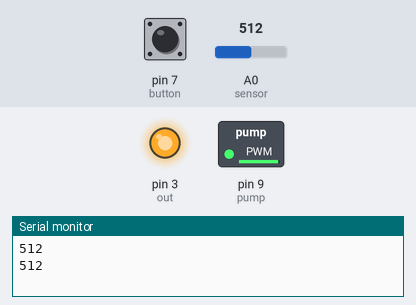
Recording of a sketch running on a simulated Arduino Uno, built with avr-gcc and run on an emulated ATmega328P. Parts: switched loads named in the sketch (green lamp = pin HIGH), output pins drawn as LEDs (lit = HIGH), the last lines printed to the serial monitor. The test bench sets the inputs (shaded band); at power-on: A0 (sensor) = 512, pin 7 (button) HIGH.

Above: at 1.8 s.
1.9 s: A0 (sensor) set to 205
5.2 s: A0 (sensor) set to 179
At 8.9 s:
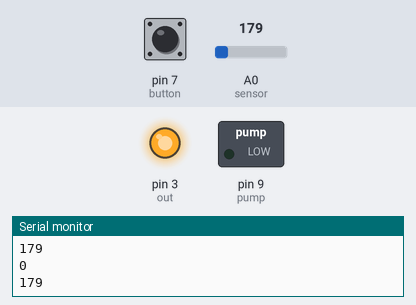
Timing chart, 0 to 10.4 s (numbered marks = the images above; inputs shaded):
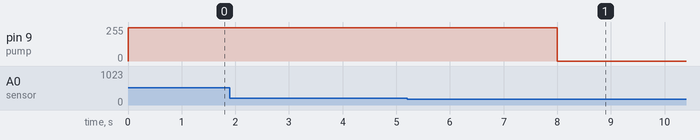

The sketch:

blood_pressure_lll.ino
```cpp
int pump = 9;
int sensor = A0;
int button = 7;
int out = 3;
int button_state;
int reading;
int diastol;
int systol;
float va;

void setup() {
  pinMode(pump, OUTPUT);
  pinMode(out, OUTPUT);
  pinMode(sensor, INPUT);
  pinMode(button, INPUT_PULLUP);
  Serial.begin(9600);

digitalWrite(out, HIGH);
}


void loop() {

analogWrite(pump,250);
reading = analogRead(sensor);
Serial.println(reading);

 //va = (reading * 500.0) / 1024.0;
//Serial.println(va);


delay(1000);
digitalWrite(out, HIGH);

if(reading <= 190){       //200

     delay(1000);
digitalWrite(pump, LOW);

     Systolic();
}

}

void Systolic(){

  for( int i = 0; i < 5; i++) {
Serial.println(i);
reading = analogRead(sensor);
Serial.println(reading);
delay(1000);
digitalWrite(pump, LOW);

    }

Diastolic();
delay(100);
}

void Diastolic()
{

    Serial.print("Diastolic :");
    diastol =346 - reading; //- 117;
    Serial.println(diastol);
    Serial.print("Systolic:");
    systol = 309 - reading;// - 157;
    Serial.println(systol);
    delay(1000);
    digitalWrite(pump, LOW);

    button_state = digitalRead(button);
    if(button_state == LOW){
    stopp();
    delay(100);
}
    Diastolic();
}


 void stopp(){

for( int i = 0; i < 10; i++) {
Serial.println("STOP");
delay(1000);
digitalWrite(pump, LOW);
digitalWrite(out, LOW);
    }

    stopp();
     delay(10);
}
```

Measured:
- the behaviour switches between 191 and 190 on A0 (sensor) (found by bisection; images 0 and 1)
- after the input at 5.2 s, pin 9 (pump): 250/255 → 0/255 after 2.8 s
